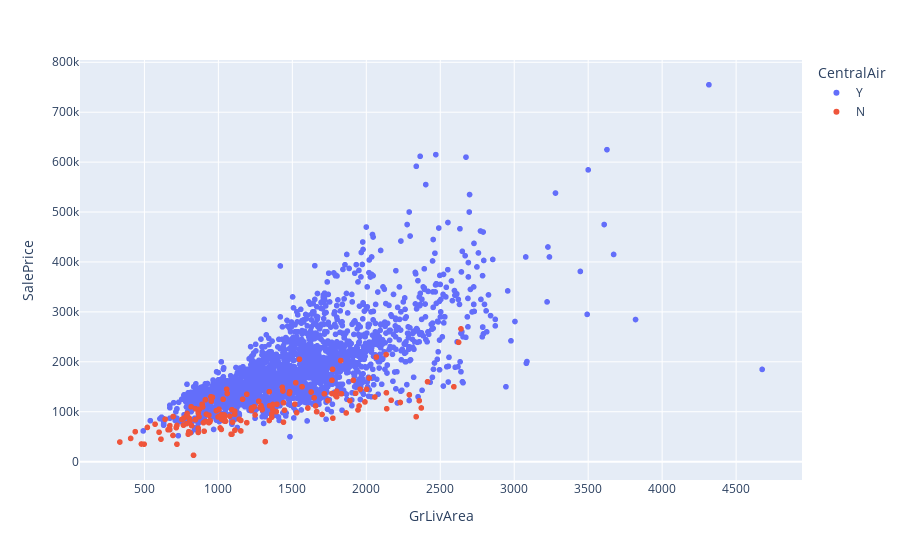

Notebook code cell kept with this figure:
### Code cell
fig = px.scatter(ah,x='GrLivArea', y='SalePrice',color='CentralAir')
fig.show()

### Figure 1 — Plotly figure (JSON) as saved in the notebook; plotly's stock layout.template omitted (floating-point values rounded to 4 significant figures; data arrays with more than 128 entries replaced by an {"elided": "..."} marker saying what was removed)
{"data": [{"hovertemplate": "CentralAir=Y<br>GrLivArea=%{x}<br>SalePrice=%{y}<extra></extra>", "legendgroup": "Y", "marker": {"color": "#636efa", "symbol": "circle"}, "mode": "markers", "name": "Y", "showlegend": true, "type": "scattergl", "x": {"elided": "2417 int values"}, "xaxis": "x", "y": {"elided": "2417 int values"}, "yaxis": "y"}, {"hovertemplate": "CentralAir=N<br>GrLivArea=%{x}<br>SalePrice=%{y}<extra></extra>", "legendgroup": "N", "marker": {"color": "#EF553B", "symbol": "circle"}, "mode": "markers", "name": "N", "showlegend": true, "type": "scattergl", "x": {"elided": "163 int values"}, "xaxis": "x", "y": {"elided": "163 int values"}, "yaxis": "y"}], "layout": {"autosize": true, "legend": {"title": {"text": "CentralAir"}, "tracegroupgap": 0}, "margin": {"t": 60}, "xaxis": {"anchor": "y", "autorange": true, "domain": [0, 1], "range": [75.2, 4935.0], "title": {"text": "GrLivArea"}, "type": "linear"}, "yaxis": {"anchor": "x", "autorange": true, "domain": [0, 1], "range": [-44680.0, 812500.0], "title": {"text": "SalePrice"}, "type": "linear"}}}
